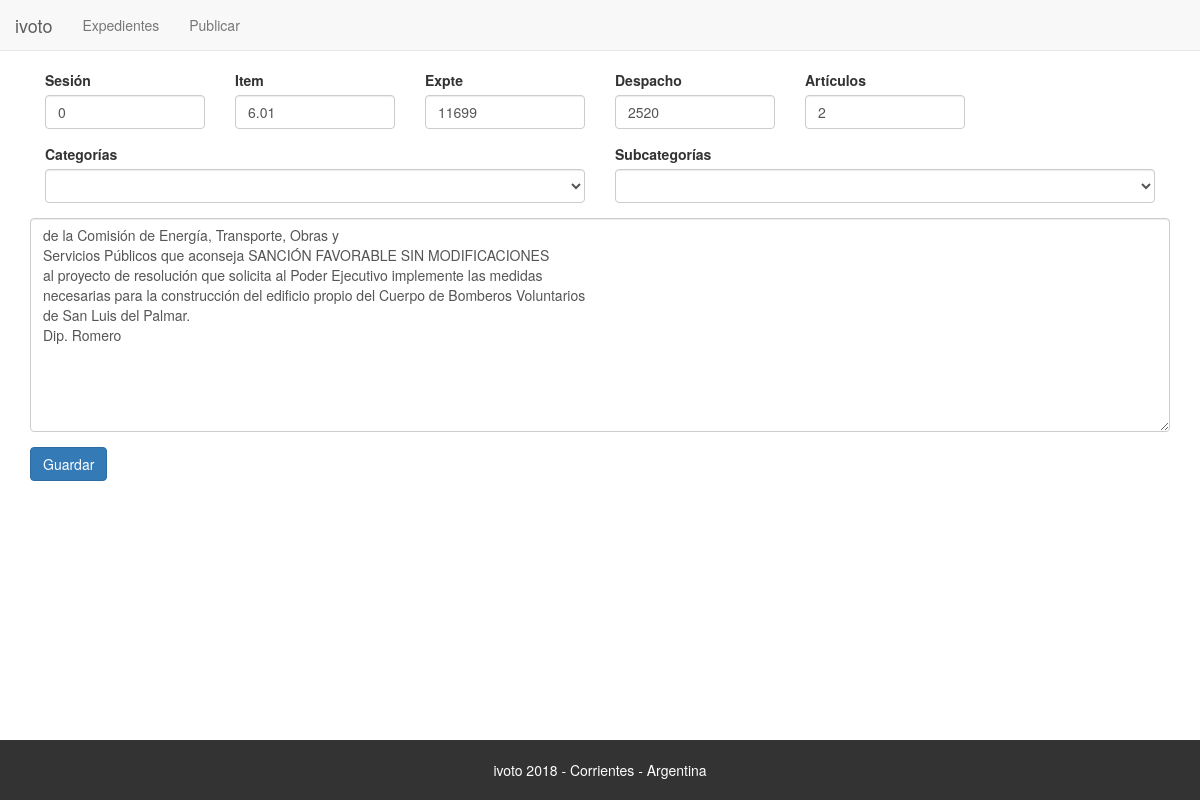
The page /carga.php?edit=1 on the database its author committed.
### tables this page shows
CREATE TABLE `exptes` (
  `id_expte` int(133) NOT NULL,
  `item` varchar(255) NOT NULL,
  `expte` varchar(255) NOT NULL,
  `despacho` varchar(255) NOT NULL,
  `fecha` date NOT NULL,
  `extracto` text NOT NULL,
  `SI` text NOT NULL,
  `NO` text NOT NULL,
  `ABS` text NOT NULL,
  `estado` varchar(255) NOT NULL,
  `tablero` varchar(255) NOT NULL,
  `articulos` varchar(255) NOT NULL,
  `categoria` varchar(255) NOT NULL,
  `subcategoria` varchar(255) NOT NULL,
  `resultado` varchar(255) NOT NULL,
  `nominal` varchar(255) NOT NULL,
  `sesion` int(133) NOT NULL
);

### carga.php (the view, shortened to what this page needs)
<!DOCTYPE hmtl>
<html lang="es">
<head>
	<link rel="stylesheet" type="text/css" href="css/bootstrap.css">
</head>
<body>
	<nav class="navbar navbar-default navbar-fixed-top">
    <div class="container-fluid">
            <div class="navbar-header">
              <a class="navbar-brand" href="inicio.php">ivoto</a>
            </div>
            <div class="collapse navbar-collapse" id="bs-example-navbar-collapse-1">
              <ul class="nav navbar-nav">
                <li><a href="exptes.php">Expedientes</a></li>
                <li><a href="carga.php">Publicar</a></li>
              </ul>
            </div>
          </div>
        </nav>
	<div class="container">
		<?php
include('config.php');
if(isset($_GET['edit'])) {
	$edit = $_GET['edit'];
	$query = mysqli_query($link, "SELECT * FROM exptes WHERE id_expte = '$edit'");
	$data = mysqli_fetch_array($query);
	echo '<form method="post" action="">';
	echo '<div class="form-group col-md-2"><label for="sesion">Sesión</label><input type="text" name="sesion" id="label" value="'.$data['sesion'].'" class="form-control"></div>';
	echo '<div class="form-group col-md-2"><label for="item">Item</label><input type="text" name="item" id="item" value="'.$data['item'].'" class="form-control"></div>';
	echo '<div class="form-group col-md-2"><label for="expte">Expte</label><input type="text" name="expte" id="expte" value="'.$data['expte'].'" class="form-control"></div>';
	echo '<div class="form-group col-md-2"><label for="despacho">Despacho</label><input type="text" name="despacho" id="despacho" value="'.$data['despacho'].'" class="form-control"></div>';
	echo '<div class="form-group col-md-2"><label for="articulos">Artículos</label><input type="text" name="articulos" id="articulos" value="'.$data['articulos'].'" class="form-control"></div>';
	echo '
	<div class="form-group col-md-6">
	<label for="cats">
	Categorías
	</label>
	<select name="cat" class="form-control">
	';
	$registros = mysqli_query($link, "SELECT * FROM categorias");
	echo '<option value="Sin asignar" selected></option>';
	while($reg = mysqli_fetch_array($registros)) {
	echo '<option value="'.$reg['id_cat'].'">'.$reg['categoria'].'</option>';
	}
echo '
	</select>
	</div>
	';
	echo '
	<div class="form-group col-md-6">
	<label for="sub">
	Subcategorías
	</label>
	<select name="sub" class="form-control">
	';
	$registros = mysqli_query($link, "SELECT * FROM subcategorias");
	echo '<option value="Sin asignar" selected></option>';
	while($reg = mysqli_fetch_array($registros)) {
	echo '<option value="'.$reg['id_subcat'].'">'.$reg['subcategoria'].'</option>';
	}
echo '
	</select>
	</div>
	';
	echo '<div class="form-group"><textarea name="post" rows="10" class="form-control">'.$data['extracto'].'</textarea></div>';
	echo '<div class="form-group"><button type="submit" name="save" class="btn btn-primary">Guardar</button></div>';
	echo '</form>';
} ?>
</div><footer>ivoto <?php echo date('Y'); ?> - Corrientes - Argentina</footer>
</body>
</html>

### carga.php (style rules this page uses)
.container { margin-top: 70px; }
body { margin-bottom: 70px; }
html { position: relative; min-height: 100%; }
footer { background: #333; color: white; position: absolute; bottom: 0; padding: 20px 0; width: 100%; height: 60px; text-align: center; }

### rows shown on the page
exptes: sesion "0", item "6.01", expte "11699", despacho "2520", articulos "2", post "de la Comisión de Energía, Transporte, Obras y Servicios Públicos que aconseja SANCIÓN FAVORABLE SIN MODIFICACIONES al proyecto de resolución que solicita al Poder Ejecutivo implemente las medidas necesarias para la construcción del edificio propio del Cuerpo de Bomberos Voluntarios de San Luis del Palmar. Dip. Romero"
